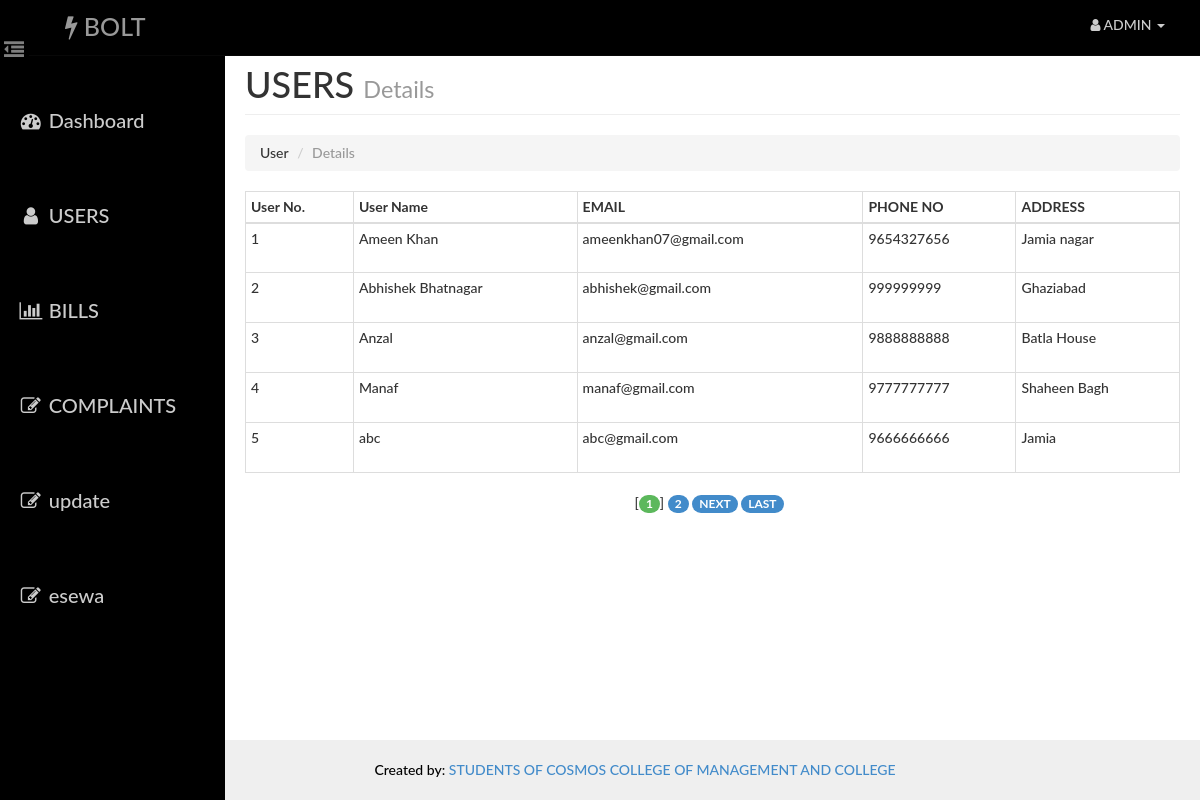
/admin/users.php, run on the app's committed database.
### tables this page shows
CREATE TABLE IF NOT EXISTS `user` (
  `id` int(14) NOT NULL AUTO_INCREMENT PRIMARY KEY ,
  `name` varchar(40) NOT NULL,
  `email` varchar(40) NOT NULL,
  `phone` varchar(14) NOT NULL,
  `pass` varchar(20) NOT NULL,
  `address` varchar(100) NOT NULL
);

### admin/paging1.php (called while the page is built, shortened)
<?php
    $rowsperpage = 5;
    $totalpages = ceil($numrows / $rowsperpage);
    if (isset($_GET['currentpage']) && is_numeric($_GET['currentpage'])) {
       $currentpage = (int) $_GET['currentpage'];
    } else {
       $currentpage = 1;
    }
    $offset = ($currentpage - 1) * $rowsperpage;
 ?>

### Includes/admin.php (called while the page is built, shortened)
<?php
    function retrieve_users_detail($id,$offset, $rowsperpage)
    {
        require_once("config.php");global $con;
        $query  = "SELECT * FROM user ";
        $query .= " LIMIT {$offset}, {$rowsperpage} ";
        $result = mysqli_query($con,$query);
        return $result;
    }
 ?>

### admin/users.php (the view, shortened to what this page needs)
<?php
    require_once('head_html.php');
    require_once('../Includes/session.php');
    require_once('../Includes/admin.php');
?>
<body>
    <div id="wrapper">
        <?php
            require_once("nav.php");
            require_once("sidebar.php");
        ?>
        <div id="page-content-wrapper">
            <div class="container-fluid">
                <div class="row">
                    <div class="col-lg-12">
                        <h1 class="page-header">
                            USERS
                            <small>Details</small>
                        </h1>
                        <ol class="breadcrumb">
                          <li>User</li>
                          <li class="active">Details</li>
                        </ol>
                        <div class="table-responsive" style="padding-top: 0">
                                <table class="table table-hover table-bordered table-condensed">
                                    <thead>
                                        <tr>
                                            <th>User No.</th>
                                            <th>User Name</th>
                                            <th>EMAIL</th>
                                            <th>PHONE NO</th>
                                            <th>ADDRESS</th>
                                        </tr>
                                    </thead>
                                    <tbody>
                                     <?php
                                            $query1 = "SELECT COUNT(*) FROM user";
                                            $result1 = mysqli_query($con,$query1);
                                            $row1 = mysqli_fetch_row($result1);
                                            $numrows = $row1[0];
                                            include("paging1.php");
                                            $result = retrieve_users_detail($_SESSION['aid'],$offset, $rowsperpage);
                                            while($row = mysqli_fetch_assoc($result)){
                                            ?>
                                                <tr>
                                                    <td height="50"><?php echo $row['id'] ?></td>
                                                    <td><?php echo $row['name'] ?></td>
                                                    <td><?php echo $row['email'] ?></td>
                                                    <td><?php echo $row['phone'] ?></td>
                                                    <td><?php echo $row['address'] ?></td>
                                                </tr>
                                            <?php } ?>
                                    </tbody>
                                </table>
                                <?php include("paging2.php");  ?>
                        </div>
                    </div>
                </div>
            </div>
        </div>
    </div>
<?php
    require_once("footer.php");
?>
</body>
</html>

### admin/head_html.php (shortened to what this page needs)
<!DOCTYPE html>
<html lang="en">
<head>
    <link href="../assets/css/bootstrap.css" rel="stylesheet">
    <link href="../assets/css/dash_admin.css" rel="stylesheet">
    <link rel="stylesheet" href="https://maxcdn.bootstrapcdn.com/font-awesome/4.2.0/css/font-awesome.min.css">
</head>

### admin/nav.php (shortened to what this page needs)
<nav class="navbar navbar-inverse navbar-fixed-top" role="navigation">
    <div class="navbar-header">
        <a class="navbar-brand" href="index.php"><i class="fa fa-bolt"></i> BOLT</a>
    </div>
    <a style="position:absolute;top:35px;left:-1px;font-size:20px;color:#7f7f7f;padding:5px;background-color: #000;border-bottom-right-radius:10px; " href="#menu-toggle" id="menu-toggle" <i class="fa fa-dedent"></i></a>
    <ul class="nav navbar-right top-nav">
        <li class="dropdown">
            <?php
                echo "<a href=\"#\" class=\"dropdown-toggle\" data-toggle=\"dropdown\"><i class=\"fa fa-user\"></i> ADMIN <b class=\"caret\"></b></a> ";
             ?>
        </li>
    </ul>
</nav>

### admin/sidebar.php
<div id="sidebar-wrapper">
    <ul class="sidebar-nav">
        <li class="active">
            <a href="index.php"><i class="fa fa-fw fa-dashboard"></i> Dashboard</a>
        </li>
        <li>
            <a href="users.php"><i class="fa fa-fw fa-user"></i> USERS </a>
        </li>
        <li>
            <a href="bill.php"><i class="fa fa-fw fa-bar-chart-o"></i> BILLS </a>
        </li>
        <li>
            <a href="complaint.php"><i class="fa fa-fw fa-edit"></i> COMPLAINTS </a>
        </li>
            <li>
            <a href="all.php"><i class="fa fa-fw fa-edit"></i> update </a>
            </li>
            <li>
            <a href="https://esewa.com.np/#/home"><i class="fa fa-fw fa-edit"></i> esewa</a>
            </li>
    </ul>
</div>

### admin/paging2.php (shortened to what this page needs)
<?php
       $range = 3;
echo "<div class=\"col-md-offset-5\">";
       for ($x = ($currentpage - $range); $x < (($currentpage + $range) + 1); $x++) {
          if (($x > 0) && ($x <= $totalpages)) {
             if ($x == $currentpage) {
                echo " [<b><span class=\"badge badge-custom-success\">$x</b>] ";
             } else {
                echo " <a href='{$_SERVER['PHP_SELF']}?currentpage=$x'><span class=\"badge badge-custom-primary\">$x</a> ";
             }
          }
      }
       if ($currentpage != $totalpages && $totalpages!=0 && $totalpages<=5) {
          $nextpage = $currentpage + 1;
          echo " <a href='{$_SERVER['PHP_SELF']}?currentpage=$nextpage'><span class=\"badge badge-custom-primary\">NEXT</a> ";
          echo " <a href='{$_SERVER['PHP_SELF']}?currentpage=$totalpages'><span class=\"badge badge-custom-primary\">LAST</a> ";
       }
echo "</div>";
 ?>

### admin/footer.php
<footer class="text-center">
    <div class="footer-below">
        <div class="container">
            Created by: <a href="https://github.com/atulpokharel"> STUDENTS OF COSMOS COLLEGE OF MANAGEMENT AND COLLEGE </a>
        </div>
    </div>
</footer>

### assets/css/dash_admin.css (style rules this page uses)
html { height: 100%; }
body, html { width: 100%; height: 100%; }
body, h1, h2, h3, h4, h5, h6 { font-family: "Lato","Helvetica Neue",Helvetica,Arial,sans-serif; font-weight: 500; }
#wrapper { padding-left: 10px; padding-top: 5px; -webkit-transition: all 0.5s ease; -moz-transition: all 0.5s ease; -o-transition: all 0.5s ease; transition: all 0.5s ease; }
#sidebar-wrapper { margin-top: 20px; z-index: 1000; position: fixed; left: 250px; width: 0; height: 100%; margin-left: -250px; overflow-y: auto; background: #000; -webkit-transition: all 0.5s ease; -moz-transition: all 0.5s ease; -o-transition: all 0.5s ease; transition: all 0.5s ease; }
#page-content-wrapper { width: 100%; padding: 15px; min-height:100%; }
.navbar { background: #000; }
.navbar-brand { font-family: 'Lato', sans-serif; font-size: 25px; margin-left: 50px; color: #cccccc; }
.top-nav { padding: 0 20px; background: #000; }
.top-nav>li>a { padding-top: 15px; padding-bottom: 15px; line-height: 20px; color: #ccc; }
.sidebar-nav { position: absolute; top: 60px; width: 225px; margin: 0; padding: 0; list-style: none; }
.sidebar-nav li { padding-bottom: 25px; line-height: 70px; font-family: 'Lato', sans-serif; font-size: 20px; }
.sidebar-nav li a { padding-left: 18px; display: block; text-decoration: none; color: #cccccc; }
@media (min-width:768px) { #wrapper { padding-left: 225px; } }
@media (min-width:768px) { #sidebar-wrapper { width: 225px; } }
@media (min-width:768px) { #page-content-wrapper { padding: 20px; } }
.table-responsive { padding-top: 20px; padding-bottom: 20px; }
footer { color: #000; position: absolute; bottom: 0; padding-left: 0px; width: 100%; }
footer .footer-below { padding: 20px 0px; padding-left: 50px; background-color: #efefef; }
.badge-custom-success { background-color: #5cb85c; }
.badge-custom-primary { background-color: #428bca; }

### data on the page
user: id "1", name "Ameen Khan", email "ameenkhan07@gmail.com", phone "9654327656", address "Jamia nagar"
user: id "2", name "Abhishek Bhatnagar", email "abhishek@gmail.com", phone "999999999", address "Ghaziabad"
user: id "3", name "Anzal", email "anzal@gmail.com", phone "9888888888", address "Batla House"
user: id "4", name "Manaf", email "manaf@gmail.com", phone "9777777777", address "Shaheen Bagh"
user: id "5", name "abc", email "abc@gmail.com", phone "9666666666", address "Jamia"
